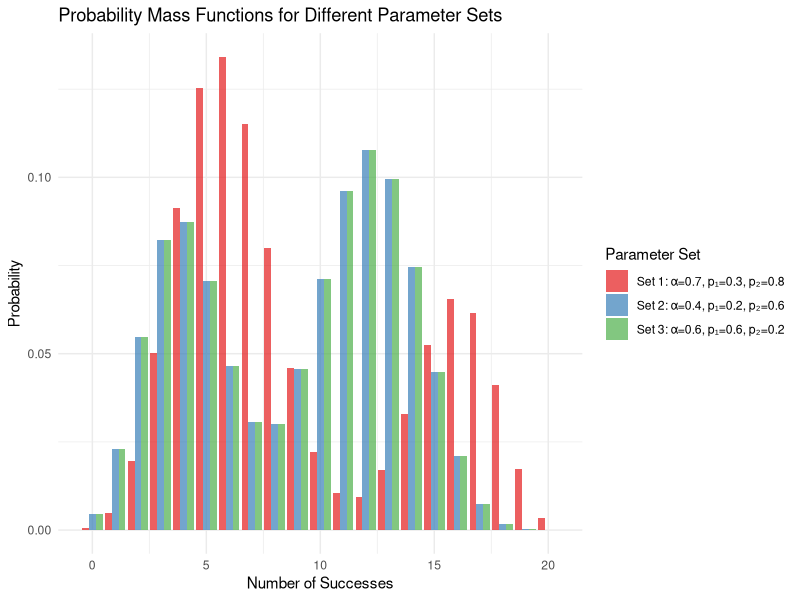
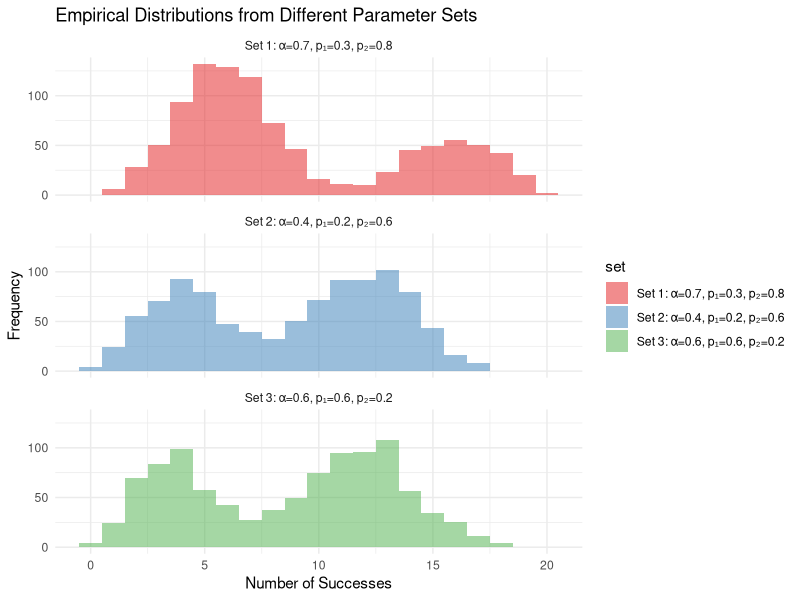
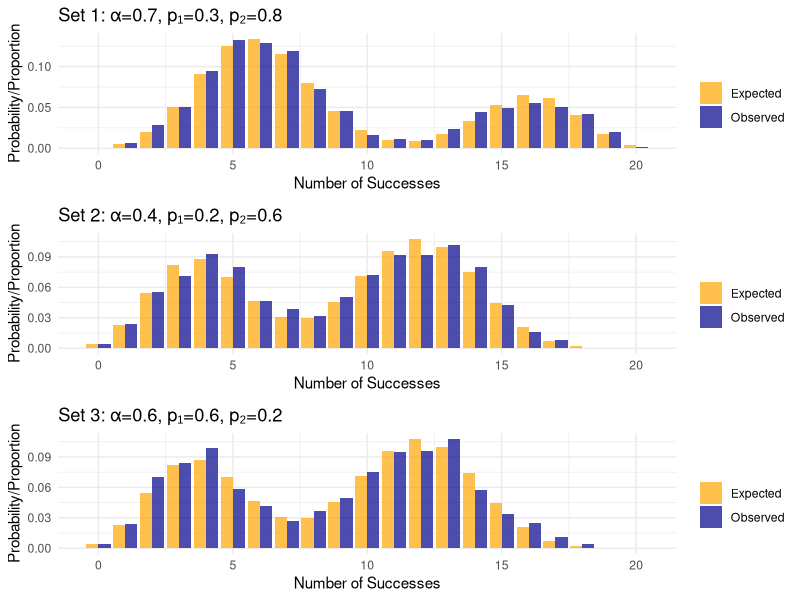

The R script that drew these images, in order:
## ---- chunk 1
library(ggplot2)
library(dplyr)
library(tidyr)
library(gridExtra)
set.seed(42) # for reproducibility
## ---- chunk 2
knitr::opts_chunk$set(echo = TRUE, message = FALSE, warning = FALSE)
library(ggplot2)
library(tidyverse)
library(gridExtra)
set.seed(42) # For reproducibility
## ---- chunk 3
# Number of trials for each binomial
n <- 20

# Parameter set 1
alpha1 <- 0.7
p1_1 <- 0.3
p2_1 <- 0.8

# Parameter set 2
alpha2 <- 0.4
p1_2 <- 0.2
p2_2 <- 0.6

# Parameter set 3 (even more different)
alpha3 <- 0.6
p1_3 <- 0.6
p2_3 <- 0.2
## ---- chunk 4
# Function to compute the PMF for a mixture of two binomials
mixture_binomial_pmf <- function(n, alpha, p1, p2) {
  x <- 0:n
  pmf <- alpha * dbinom(x, n, p1) + (1-alpha) * dbinom(x, n, p2)
  return(data.frame(x = x, probability = pmf))
}

# Generate PMFs for each parameter set
pmf1 <- mixture_binomial_pmf(n, alpha1, p1_1, p2_1)
pmf2 <- mixture_binomial_pmf(n, alpha2, p1_2, p2_2)
pmf3 <- mixture_binomial_pmf(n, alpha3, p1_3, p2_3)
## ---- chunk 5
# Combine the data for plotting
pmf1$set <- "Set 1: α=0.7, p₁=0.3, p₂=0.8"
pmf2$set <- "Set 2: α=0.4, p₁=0.2, p₂=0.6"
pmf3$set <- "Set 3: α=0.6, p₁=0.6, p₂=0.2"

combined_pmf <- rbind(pmf1, pmf2, pmf3)

# Plotting all three distributions
ggplot(combined_pmf, aes(x = x, y = probability, fill = set)) +
  geom_bar(stat = "identity", position = "dodge", alpha = 0.7) +
  labs(title = "Probability Mass Functions for Different Parameter Sets",
       x = "Number of Successes",
       y = "Probability",
       fill = "Parameter Set") +
  theme_minimal() +
  scale_fill_brewer(palette = "Set1")
## ---- chunk 6
# Function to generate samples from a mixture of binomials
generate_mixture_samples <- function(n_samples, n_trials, alpha, p1, p2) {
  # For each sample, decide which binomial to use
  component <- rbinom(n_samples, 1, alpha)
  # Generate samples using the appropriate binomial
  samples <- numeric(n_samples)
  samples[component == 1] <- rbinom(sum(component), n_trials, p1)
  samples[component == 0] <- rbinom(sum(1-component), n_trials, p2)
  return(samples)
}

# Sample size
n_samples <- 1000

# Generate samples
samples1 <- generate_mixture_samples(n_samples, n, alpha1, p1_1, p2_1)
samples2 <- generate_mixture_samples(n_samples, n, alpha2, p1_2, p2_2)
samples3 <- generate_mixture_samples(n_samples, n, alpha3, p1_3, p2_3)
## ---- chunk 7
# Prepare data for plotting
samples_df <- data.frame(
  value = c(samples1, samples2, samples3),
  set = c(rep("Set 1: α=0.7, p₁=0.3, p₂=0.8", n_samples),
          rep("Set 2: α=0.4, p₁=0.2, p₂=0.6", n_samples),
          rep("Set 3: α=0.6, p₁=0.6, p₂=0.2", n_samples))
)

# Create histograms for each sample
ggplot(samples_df, aes(x = value, fill = set)) +
  geom_histogram(position = "identity", alpha = 0.5, bins = n+1) +
  facet_wrap(~set, ncol = 1) +
  labs(title = "Empirical Distributions from Different Parameter Sets",
       x = "Number of Successes",
       y = "Frequency") +
  theme_minimal() +
  scale_fill_brewer(palette = "Set1")
## ---- chunk 8
# Function to compute summary statistics
compute_summary <- function(samples, label) {
  data.frame(
    Set = label,
    Mean = mean(samples),
    SD = sd(samples),
    Q25 = quantile(samples, 0.25),
    Median = median(samples),
    Q75 = quantile(samples, 0.75)
  )
}

# Compute summary statistics
stats1 <- compute_summary(samples1, "Set 1: α=0.7, p₁=0.3, p₂=0.8")
stats2 <- compute_summary(samples2, "Set 2: α=0.4, p₁=0.2, p₂=0.6")
stats3 <- compute_summary(samples3, "Set 3: α=0.6, p₁=0.6, p₂=0.2")

# Combine and display
summary_stats <- rbind(stats1, stats2, stats3)
knitr::kable(summary_stats, digits = 3)
## ---- chunk 9
# Perform KS tests between each pair of distributions
ks_test_1_vs_2 <- ks.test(samples1, samples2)
ks_test_1_vs_3 <- ks.test(samples1, samples3)
ks_test_2_vs_3 <- ks.test(samples2, samples3)

# Display results
ks_results <- data.frame(
  Comparison = c("Set 1 vs Set 2", "Set 1 vs Set 3", "Set 2 vs Set 3"),
  D_statistic = c(ks_test_1_vs_2$statistic, ks_test_1_vs_3$statistic, ks_test_2_vs_3$statistic),
  p_value = c(ks_test_1_vs_2$p.value, ks_test_1_vs_3$p.value, ks_test_2_vs_3$p.value)
)

knitr::kable(ks_results, digits = 4)
## ---- chunk 10
# Create a function to plot expected vs observed for a given parameter set
plot_expected_vs_observed <- function(samples, pmf, title) {
  observed <- as.data.frame(table(factor(samples, levels = 0:n)))
  colnames(observed) <- c("x", "frequency")
  observed$x <- as.numeric(as.character(observed$x))
  observed$proportion <- observed$frequency / sum(observed$frequency)
  
  # Combine for plotting
  comparison <- merge(observed, pmf, by = "x")
  comparison$type <- "Observed"
  comparison$expected <- comparison$probability
  comparison$observed <- comparison$proportion
  
  # Create a long format for ggplot
  plot_data <- data.frame(
    x = rep(comparison$x, 2),
    proportion = c(comparison$observed, comparison$expected),
    type = c(rep("Observed", nrow(comparison)), rep("Expected", nrow(comparison)))
  )
  
  # Create the plot
  ggplot(plot_data, aes(x = x, y = proportion, fill = type)) +
    geom_bar(stat = "identity", position = "dodge", alpha = 0.7) +
    labs(title = title,
         x = "Number of Successes",
         y = "Probability/Proportion",
         fill = "") +
    theme_minimal() +
    scale_fill_manual(values = c("Observed" = "darkblue", "Expected" = "orange"))
}

# Create plots for each parameter set
p1 <- plot_expected_vs_observed(samples1, pmf1, "Set 1: α=0.7, p₁=0.3, p₂=0.8")
p2 <- plot_expected_vs_observed(samples2, pmf2, "Set 2: α=0.4, p₁=0.2, p₂=0.6")
p3 <- plot_expected_vs_observed(samples3, pmf3, "Set 3: α=0.6, p₁=0.6, p₂=0.2")

# Arrange the plots in a grid
grid.arrange(p1, p2, p3, ncol = 1)
